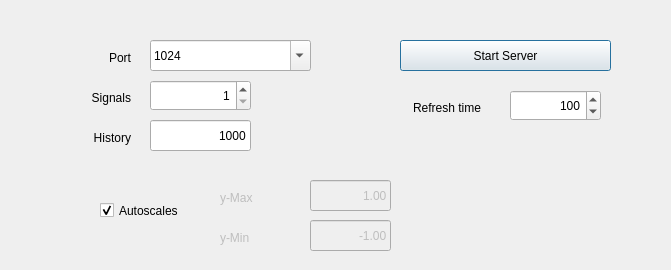
<?xml version="1.0" encoding="UTF-8"?>
<ui version="4.0">
 <class>Dialog</class>
 <widget class="QDialog" name="Dialog">
  <property name="geometry">
   <rect>
    <x>0</x>
    <y>0</y>
    <width>671</width>
    <height>270</height>
   </rect>
  </property>
  <property name="sizePolicy">
   <sizepolicy hsizetype="Fixed" vsizetype="Fixed">
    <horstretch>0</horstretch>
    <verstretch>0</verstretch>
   </sizepolicy>
  </property>
  <property name="windowTitle">
   <string>Dialog</string>
  </property>
  <widget class="QLabel" name="label">
   <property name="geometry">
    <rect>
     <x>20</x>
     <y>50</y>
     <width>111</width>
     <height>16</height>
    </rect>
   </property>
   <property name="text">
    <string>Port</string>
   </property>
   <property name="alignment">
    <set>Qt::AlignRight|Qt::AlignTrailing|Qt::AlignVCenter</set>
   </property>
  </widget>
  <widget class="QLabel" name="label_2">
   <property name="geometry">
    <rect>
     <x>20</x>
     <y>90</y>
     <width>111</width>
     <height>16</height>
    </rect>
   </property>
   <property name="text">
    <string>Signals</string>
   </property>
   <property name="alignment">
    <set>Qt::AlignRight|Qt::AlignTrailing|Qt::AlignVCenter</set>
   </property>
  </widget>
  <widget class="QLabel" name="label_3">
   <property name="geometry">
    <rect>
     <x>20</x>
     <y>130</y>
     <width>111</width>
     <height>16</height>
    </rect>
   </property>
   <property name="text">
    <string>History</string>
   </property>
   <property name="alignment">
    <set>Qt::AlignRight|Qt::AlignTrailing|Qt::AlignVCenter</set>
   </property>
  </widget>
  <widget class="QLabel" name="label_4">
   <property name="geometry">
    <rect>
     <x>370</x>
     <y>100</y>
     <width>111</width>
     <height>16</height>
    </rect>
   </property>
   <property name="text">
    <string>Refresh time</string>
   </property>
   <property name="alignment">
    <set>Qt::AlignRight|Qt::AlignTrailing|Qt::AlignVCenter</set>
   </property>
  </widget>
  <widget class="QPushButton" name="pbStartServer">
   <property name="geometry">
    <rect>
     <x>400</x>
     <y>40</y>
     <width>211</width>
     <height>31</height>
    </rect>
   </property>
   <property name="text">
    <string>Start Server</string>
   </property>
  </widget>
  <widget class="QSpinBox" name="sbNsig">
   <property name="geometry">
    <rect>
     <x>150</x>
     <y>80</y>
     <width>101</width>
     <height>31</height>
    </rect>
   </property>
   <property name="alignment">
    <set>Qt::AlignRight|Qt::AlignTrailing|Qt::AlignVCenter</set>
   </property>
   <property name="minimum">
    <number>1</number>
   </property>
  </widget>
  <widget class="QLineEdit" name="edHist">
   <property name="geometry">
    <rect>
     <x>150</x>
     <y>120</y>
     <width>101</width>
     <height>31</height>
    </rect>
   </property>
   <property name="text">
    <string>1000</string>
   </property>
   <property name="alignment">
    <set>Qt::AlignRight|Qt::AlignTrailing|Qt::AlignVCenter</set>
   </property>
  </widget>
  <widget class="QSpinBox" name="sbRefT">
   <property name="geometry">
    <rect>
     <x>510</x>
     <y>90</y>
     <width>91</width>
     <height>31</height>
    </rect>
   </property>
   <property name="alignment">
    <set>Qt::AlignRight|Qt::AlignTrailing|Qt::AlignVCenter</set>
   </property>
   <property name="minimum">
    <number>10</number>
   </property>
   <property name="maximum">
    <number>20000</number>
   </property>
   <property name="singleStep">
    <number>10</number>
   </property>
   <property name="value">
    <number>100</number>
   </property>
  </widget>
  <widget class="QComboBox" name="devCbBox">
   <property name="geometry">
    <rect>
     <x>150</x>
     <y>40</y>
     <width>161</width>
     <height>31</height>
    </rect>
   </property>
   <property name="editable">
    <bool>true</bool>
   </property>
   <property name="currentIndex">
    <number>0</number>
   </property>
   <item>
    <property name="text">
     <string>1024</string>
    </property>
   </item>
   <item>
    <property name="text">
     <string>5000</string>
    </property>
   </item>
  </widget>
  <widget class="QCheckBox" name="ckAutoscale">
   <property name="geometry">
    <rect>
     <x>100</x>
     <y>200</y>
     <width>85</width>
     <height>21</height>
    </rect>
   </property>
   <property name="text">
    <string>Autoscales</string>
   </property>
   <property name="checked">
    <bool>true</bool>
   </property>
  </widget>
  <widget class="QLabel" name="label_5">
   <property name="enabled">
    <bool>false</bool>
   </property>
   <property name="geometry">
    <rect>
     <x>220</x>
     <y>230</y>
     <width>57</width>
     <height>15</height>
    </rect>
   </property>
   <property name="text">
    <string>y-Min</string>
   </property>
  </widget>
  <widget class="QLabel" name="label_6">
   <property name="enabled">
    <bool>false</bool>
   </property>
   <property name="geometry">
    <rect>
     <x>220</x>
     <y>190</y>
     <width>57</width>
     <height>15</height>
    </rect>
   </property>
   <property name="text">
    <string>y-Max</string>
   </property>
  </widget>
  <widget class="QLineEdit" name="edYmin">
   <property name="enabled">
    <bool>false</bool>
   </property>
   <property name="geometry">
    <rect>
     <x>310</x>
     <y>220</y>
     <width>81</width>
     <height>31</height>
    </rect>
   </property>
   <property name="text">
    <string>-1.00</string>
   </property>
   <property name="alignment">
    <set>Qt::AlignRight|Qt::AlignTrailing|Qt::AlignVCenter</set>
   </property>
  </widget>
  <widget class="QLineEdit" name="edYmax">
   <property name="enabled">
    <bool>false</bool>
   </property>
   <property name="geometry">
    <rect>
     <x>310</x>
     <y>180</y>
     <width>81</width>
     <height>31</height>
    </rect>
   </property>
   <property name="text">
    <string>1.00</string>
   </property>
   <property name="alignment">
    <set>Qt::AlignRight|Qt::AlignTrailing|Qt::AlignVCenter</set>
   </property>
  </widget>
 </widget>
 <resources/>
 <connections/>
</ui>
